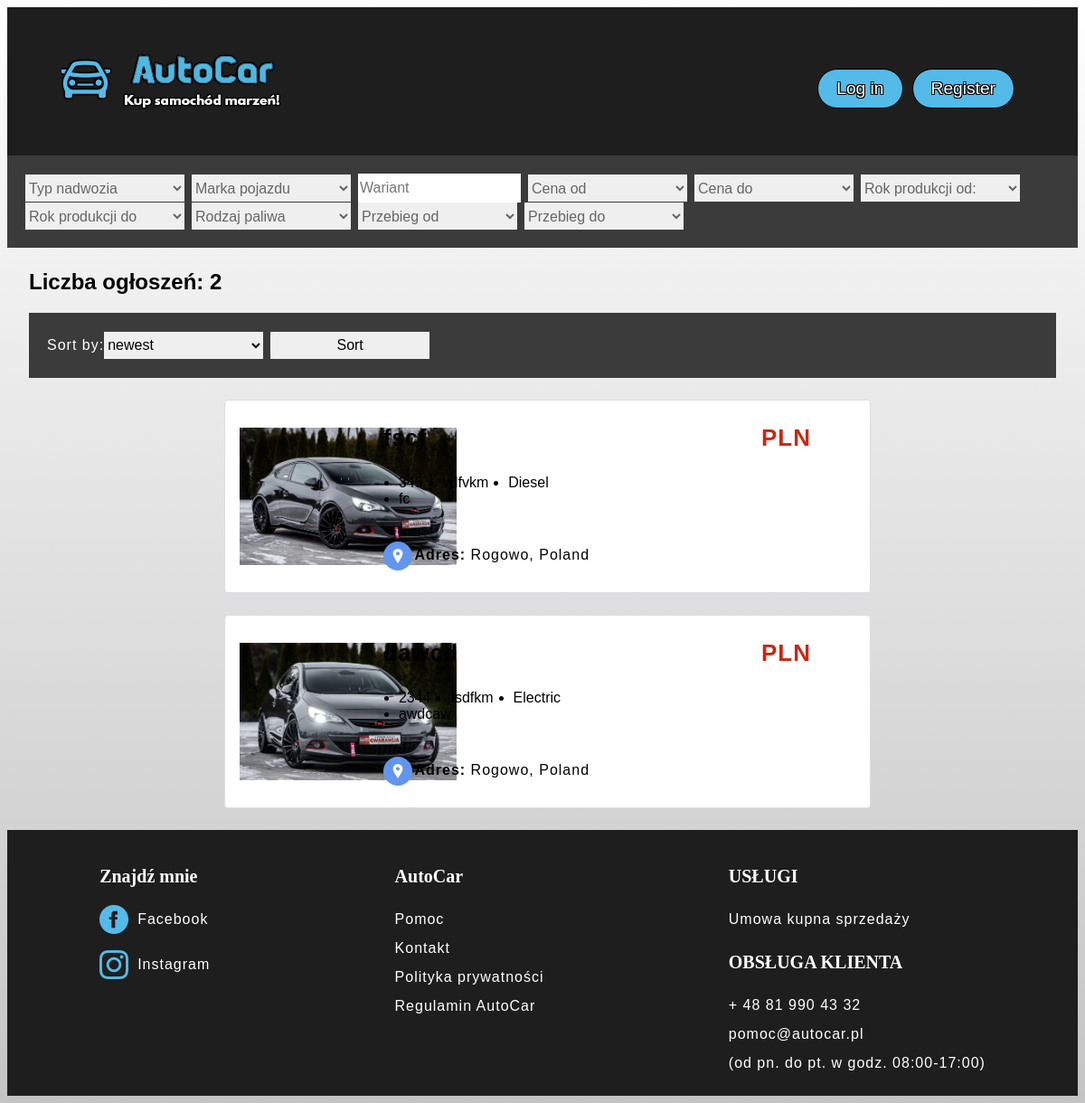
Before: / with the older database file.
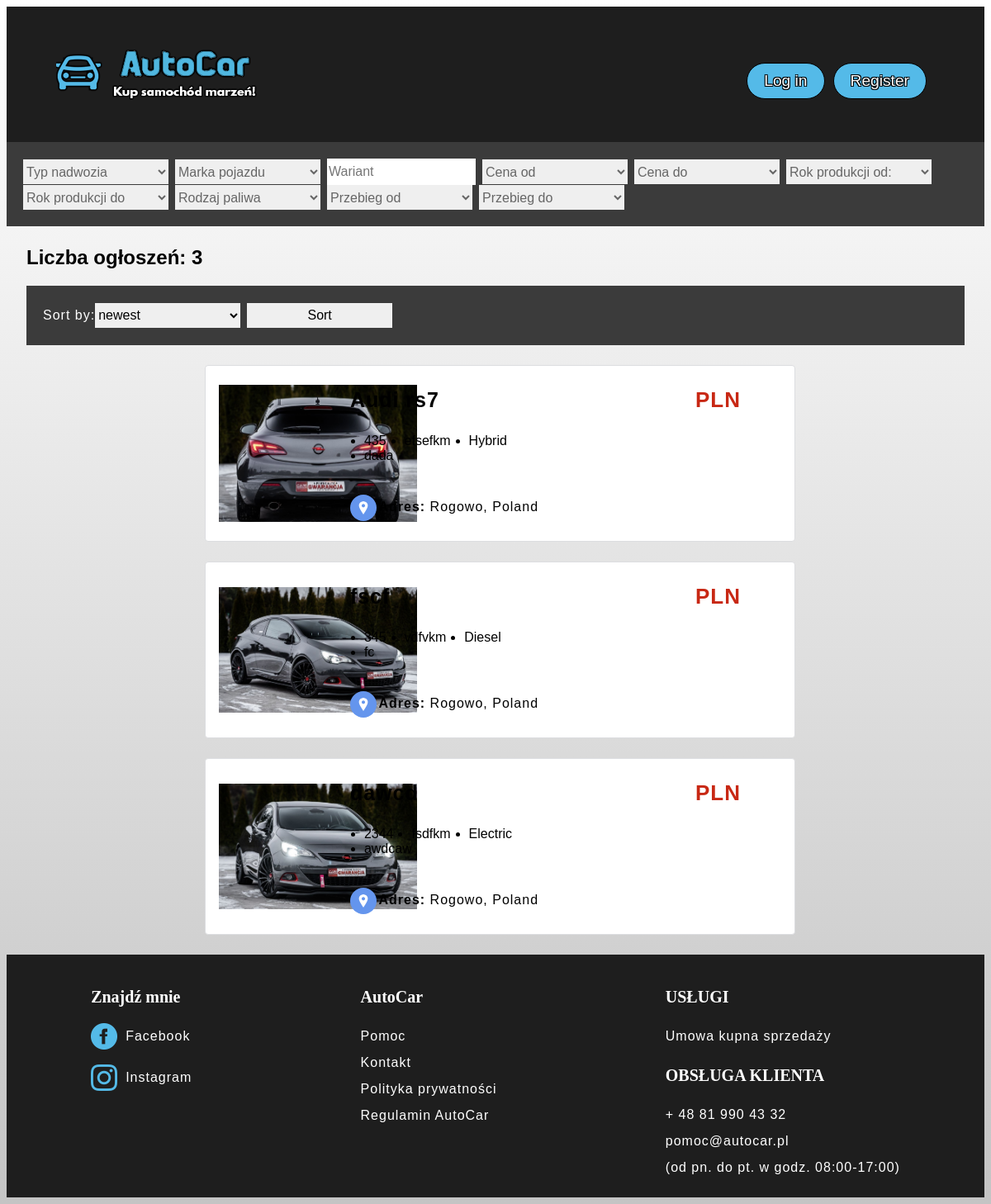
After: the same page with the newer database file.
### adverts/models.py (models this page shows, shortened)
class Advert(models.Model):
    YES_OR_NO = [
        ('Yes','Yes'),
        ('No','No'),
    ]
    MAN_AUTO = [
        ('Manual','Manual'),
        ('Automatic','Automatic'),
    ]
    SELLER = [
        ('All','All'),
        ('Dealer','Dealer'),
        ('Private','Private'),
    ]
    owner = models.ForeignKey(Profile, null=True, blank=True, on_delete=models.SET_NULL)
    title = models.CharField(max_length=200)
    description = models.TextField(max_length=1000, null=True, blank=False)
    featured_image = models.ImageField(null=True, blank=False)
    brand = models.ForeignKey('Brand', null=True, on_delete=models.DO_NOTHING)
    variant = models.CharField(max_length=200, null=True, blank=False)
    fuel_type = models.ForeignKey('Fuel', null=True, on_delete=models.DO_NOTHING)
    year_of_production = models.IntegerField(null=True, blank=False)
    engine_capacity = models.CharField(max_length=200, null=True, blank=False)
    power = models.CharField(max_length=200, null=True, blank=False)
    mileage = models.CharField(max_length=200, null=True, blank=False)
    seller = models.CharField(max_length=200, null=True, blank=False, choices=SELLER)
    first_owner = models.CharField(max_length=200, null=True, blank=False, choices=YES_OR_NO)
    broken = models.CharField(max_length=200, null=True, blank=False, choices=YES_OR_NO)
    no_crashed = models.CharField(max_length=200, null=True, blank=False, choices=YES_OR_NO)
    manual_auto = models.CharField(max_length=200, null=True, blank=False, choices=MAN_AUTO)
    color = models.CharField(max_length=200, null=True, blank=False)
    num_of_doors = models.IntegerField(null=True, blank=False)
    created = models.DateTimeField(auto_now_add=True)
    id = models.UUIDField(default=uuid.uuid4, unique=True,
                          primary_key=True, editable=False)

class Fuel(models.Model):
    name = models.CharField(max_length=200)
    created = models.DateTimeField(auto_now_add=True)
    id = models.UUIDField(default=uuid.uuid4, unique=True,
                          primary_key=True, editable=False)
    def __str__(self):
        return self.name

### adverts/views.py (the view)
# urls.py: path('', views.adverts, name="adverts"),
def adverts(request):
    page = 'adverts'
    if request.GET.get('sort', 'new'):
        adverts = Advert.objects.all().order_by('-created')
    elif request.GET.get('sort','old'):
        adverts = Advert.objects.all().order_by('created')
    else:
        adverts = Advert.objects.all().order_by('-mileage')
    a = 0
    for num in adverts:
        a += 1
    context = {'adverts': adverts, 'num': a, 'page': page}
    return render(request, 'adverts/adverts.html', context)

### adverts/templates/adverts/adverts.html (shortened to what this page needs)
{% extends 'main.html' %}
{% load static %}
{% block content %}
<form>
    <select name="body_type" required>
        <option value="" disabled selected>Typ nadwozia</option>
    </select>
        <select name="logo_type" required>
            <option value="" disabled selected>Marka pojazdu</option>
        </select>
            <input type="text" name="" placeholder="Wariant"/>
            <select name="price_min" required>
                <option value="" disabled selected>Cena od</option>
            </select>
            <select name="price_max" required>
                <option value="" disabled selected>Cena do</option>
            </select>
            <select name="first_registration_min" required>
                <option value="" disabled selected>Rok produkcji od:</option>
            </select>
            <select name="first_registration_max" required>
                <option value="" disabled selected>Rok produkcji do</option>
            </select>
            <select name="fuel_type" required>
                <option value="" disabled selected>Rodzaj paliwa</option>
            </select>
            <select name="distance" required>
                <option value="" disabled selected>Przebieg od</option>
            </select>
            <select name="price_max" required>
                <option value="" disabled selected>Przebieg do</option>
            </select>
</form>
<main>
<div class="search">
    <h2>Liczba ogłoszeń: {{num}}</h2>
    <form action="{% url 'adverts' %}">
        <span>Sort by:</span>
        <select name="sort">
          <option value="new">newest</option>
          <input type="submit" value="Sort">
        </select>
      </form>
{% for advert in adverts %}
<div class="mainAdvert">
    <a href="{% url 'single-advert' advert.id %}">
    <div class="row">
        <div class="column">
            <img src="{{ advert.featured_image.url }}" class="advertImage">
        </div>
        <div class="column1">
            <span class="titleAdvert"><b>{{advert.title}}</b></span>
                <ul>
                    <li class="header">{{advert.year_of_production}}</li>
                    <li class="header">{{advert.mileage}}km</li>
                    <li class="header">{{advert.fuel_type}}</li>
                    <li class="header">{{advert.variant}}</li>
                </ul>
                <span class="location"><img class="address-icon" src="images/pin.png" alt="" /><b>Adres: </b>Rogowo, Poland</span>
        </div>
        <div class="column">
            <span><h2 class="price">{{advert.price}}PLN</h2></span>
        </div>
    </div>
    </a>
</div>
{% endfor %}
</main>
{% endblock %}

Changed rows visible on the page:
added Advert: featured_image (picture), title "Audi rs7", year_of_production "435", mileage "efsef", fuel_type "Hybrid", variant "dada"
Other visible differences:
{{ num }}: "2" → "3"
